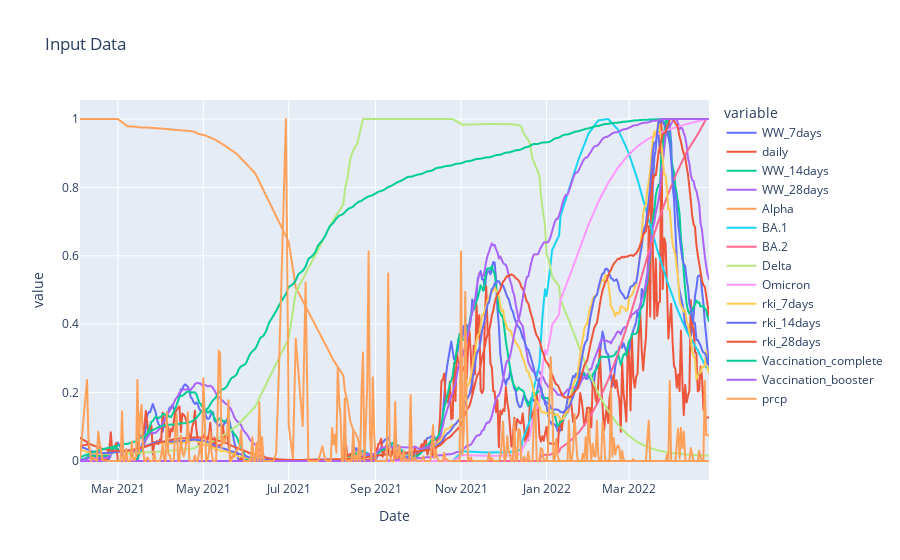

The cell this chart's notebook holds for it:
### Code cell
## Data
abw = pd.read_csv(
    "~/user/Downloads/20220502_142656.csv", parse_dates=True
).rename(columns={"Abwasser 7T": "WW_7days", "Abwasser Täglich": "daily", "__timestamp": "Date"}).set_index("Date")
abw["WW_14days"] = abw["daily"].rolling(14, min_periods=1).sum()
abw["WW_28days"] = abw["daily"].rolling(28, min_periods=1).sum()
abw.index = pd.to_datetime(abw.index).strftime("%Y-%m-%d")
rki = pd.read_csv("Dresden_RKI_data.csv").set_index("Refdatum")
impf = pd.read_csv("Dresden_Impfungen.csv").set_index("Impfdatum").rename(columns={"Booster": "Vaccination_booster", "Doppelt": "Vaccination_complete"})
var = pd.read_csv("Dresden_Varianten.csv").set_index("DATE_DRAW")
wet = pd.read_csv("Wetter_Dresden_seit2021.csv").set_index("date").filter(("prcp",))
# var["Omikron"] = var["BA.1"] + var["BA.2"]
df = abw.join(var).join(rki).join(impf).join(wet)
df[f"daily"] = df.loc[df.prcp < 5, f"daily"]
df.index = pd.to_datetime(df.index)
df = df.interpolate("time", axis=0)
df = df.fillna(method="ffill").fillna(method="bfill")
# df.index = pd.to_datetime(df.index)
# df.plot(figsize=(20,6))
px.line(df/df.max(), title="Input Data")
# df.isna().any()

### Figure 1 — Plotly figure (JSON) as saved in the notebook; plotly's stock layout.template omitted (floating-point values rounded to 4 significant figures; data arrays with more than 128 entries replaced by an {"elided": "..."} marker saying what was removed)
{"data": [{"hovertemplate": "variable=WW_7days<br>Date=%{x}<br>value=%{y}<extra></extra>", "legendgroup": "WW_7days", "line": {"color": "#636efa", "dash": "solid"}, "marker": {"symbol": "circle"}, "mode": "lines", "name": "WW_7days", "showlegend": true, "type": "scattergl", "x": {"elided": "411 str values"}, "xaxis": "x", "y": {"elided": "411 float values"}, "yaxis": "y"}, {"hovertemplate": "variable=daily<br>Date=%{x}<br>value=%{y}<extra></extra>", "legendgroup": "daily", "line": {"color": "#EF553B", "dash": "solid"}, "marker": {"symbol": "circle"}, "mode": "lines", "name": "daily", "showlegend": true, "type": "scattergl", "x": {"elided": "411 str values"}, "xaxis": "x", "y": {"elided": "411 float values"}, "yaxis": "y"}, {"hovertemplate": "variable=WW_14days<br>Date=%{x}<br>value=%{y}<extra></extra>", "legendgroup": "WW_14days", "line": {"color": "#00cc96", "dash": "solid"}, "marker": {"symbol": "circle"}, "mode": "lines", "name": "WW_14days", "showlegend": true, "type": "scattergl", "x": {"elided": "411 str values"}, "xaxis": "x", "y": {"elided": "411 float values"}, "yaxis": "y"}, {"hovertemplate": "variable=WW_28days<br>Date=%{x}<br>value=%{y}<extra></extra>", "legendgroup": "WW_28days", "line": {"color": "#ab63fa", "dash": "solid"}, "marker": {"symbol": "circle"}, "mode": "lines", "name": "WW_28days", "showlegend": true, "type": "scattergl", "x": {"elided": "411 str values"}, "xaxis": "x", "y": {"elided": "411 float values"}, "yaxis": "y"}, {"hovertemplate": "variable=Alpha<br>Date=%{x}<br>value=%{y}<extra></extra>", "legendgroup": "Alpha", "line": {"color": "#FFA15A", "dash": "solid"}, "marker": {"symbol": "circle"}, "mode": "lines", "name": "Alpha", "showlegend": true, "type": "scattergl", "x": {"elided": "411 str values"}, "xaxis": "x", "y": {"elided": "411 float values"}, "yaxis": "y"}, {"hovertemplate": "variable=BA.1<br>Date=%{x}<br>value=%{y}<extra></extra>", "legendgroup": "BA.1", "line": {"color": "#19d3f3", "dash": "solid"}, "marker": {"symbol": "circle"}, "mode": "lines", "name": "BA.1", "showlegend": true, "type": "scattergl", "x": {"elided": "411 str values"}, "xaxis": "x", "y": {"elided": "411 float values"}, "yaxis": "y"}, {"hovertemplate": "variable=BA.2<br>Date=%{x}<br>value=%{y}<extra></extra>", "legendgroup": "BA.2", "line": {"color": "#FF6692", "dash": "solid"}, "marker": {"symbol": "circle"}, "mode": "lines", "name": "BA.2", "showlegend": true, "type": "scattergl", "x": {"elided": "411 str values"}, "xaxis": "x", "y": {"elided": "411 float values"}, "yaxis": "y"}, {"hovertemplate": "variable=Delta<br>Date=%{x}<br>value=%{y}<extra></extra>", "legendgroup": "Delta", "line": {"color": "#B6E880", "dash": "solid"}, "marker": {"symbol": "circle"}, "mode": "lines", "name": "Delta", "showlegend": true, "type": "scattergl", "x": {"elided": "411 str values"}, "xaxis": "x", "y": {"elided": "411 float values"}, "yaxis": "y"}, {"hovertemplate": "variable=Omicron<br>Date=%{x}<br>value=%{y}<extra></extra>", "legendgroup": "Omicron", "line": {"color": "#FF97FF", "dash": "solid"}, "marker": {"symbol": "circle"}, "mode": "lines", "name": "Omicron", "showlegend": true, "type": "scattergl", "x": {"elided": "411 str values"}, "xaxis": "x", "y": {"elided": "411 float values"}, "yaxis": "y"}, {"hovertemplate": "variable=rki_7days<br>Date=%{x}<br>value=%{y}<extra></extra>", "legendgroup": "rki_7days", "line": {"color": "#FECB52", "dash": "solid"}, "marker": {"symbol": "circle"}, "mode": "lines", "name": "rki_7days", "showlegend": true, "type": "scattergl", "x": {"elided": "411 str values"}, "xaxis": "x", "y": {"elided": "411 float values"}, "yaxis": "y"}, {"hovertemplate": "variable=rki_14days<br>Date=%{x}<br>value=%{y}<extra></extra>", "legendgroup": "rki_14days", "line": {"color": "#636efa", "dash": "solid"}, "marker": {"symbol": "circle"}, "mode": "lines", "name": "rki_14days", "showlegend": true, "type": "scattergl", "x": {"elided": "411 str values"}, "xaxis": "x", "y": {"elided": "411 float values"}, "yaxis": "y"}, {"hovertemplate": "variable=rki_28days<br>Date=%{x}<br>value=%{y}<extra></extra>", "legendgroup": "rki_28days", "line": {"color": "#EF553B", "dash": "solid"}, "marker": {"symbol": "circle"}, "mode": "lines", "name": "rki_28days", "showlegend": true, "type": "scattergl", "x": {"elided": "411 str values"}, "xaxis": "x", "y": {"elided": "411 float values"}, "yaxis": "y"}, {"hovertemplate": "variable=Vaccination_complete<br>Date=%{x}<br>value=%{y}<extra></extra>", "legendgroup": "Vaccination_complete", "line": {"color": "#00cc96", "dash": "solid"}, "marker": {"symbol": "circle"}, "mode": "lines", "name": "Vaccination_complete", "showlegend": true, "type": "scattergl", "x": {"elided": "411 str values"}, "xaxis": "x", "y": {"elided": "411 float values"}, "yaxis": "y"}, {"hovertemplate": "variable=Vaccination_booster<br>Date=%{x}<br>value=%{y}<extra></extra>", "legendgroup": "Vaccination_booster", "line": {"color": "#ab63fa", "dash": "solid"}, "marker": {"symbol": "circle"}, "mode": "lines", "name": "Vaccination_booster", "showlegend": true, "type": "scattergl", "x": {"elided": "411 str values"}, "xaxis": "x", "y": {"elided": "411 float values"}, "yaxis": "y"}, {"hovertemplate": "variable=prcp<br>Date=%{x}<br>value=%{y}<extra></extra>", "legendgroup": "prcp", "line": {"color": "#FFA15A", "dash": "solid"}, "marker": {"symbol": "circle"}, "mode": "lines", "name": "prcp", "showlegend": true, "type": "scattergl", "x": {"elided": "411 str values"}, "xaxis": "x", "y": {"elided": "411 float values"}, "yaxis": "y"}], "layout": {"legend": {"title": {"text": "variable"}, "tracegroupgap": 0}, "title": {"text": "Input Data"}, "xaxis": {"anchor": "y", "domain": [0, 1], "title": {"text": "Date"}}, "yaxis": {"anchor": "x", "domain": [0, 1], "title": {"text": "value"}}}}
